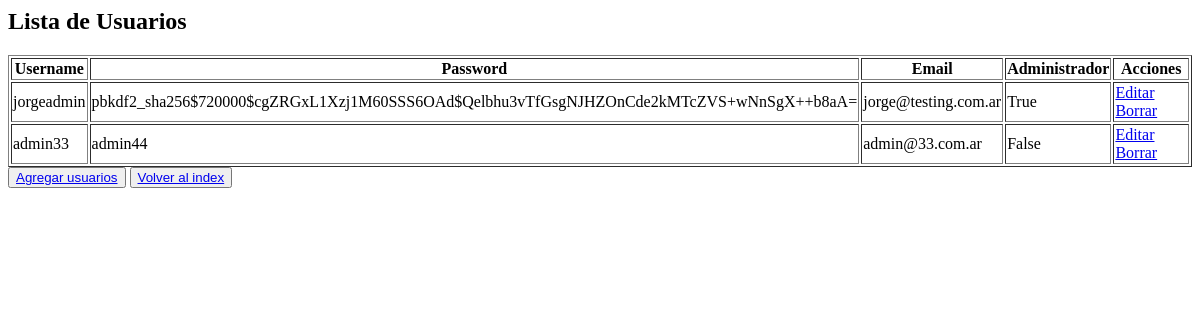
Page /administrar_usuarios/ on the earlier database version.
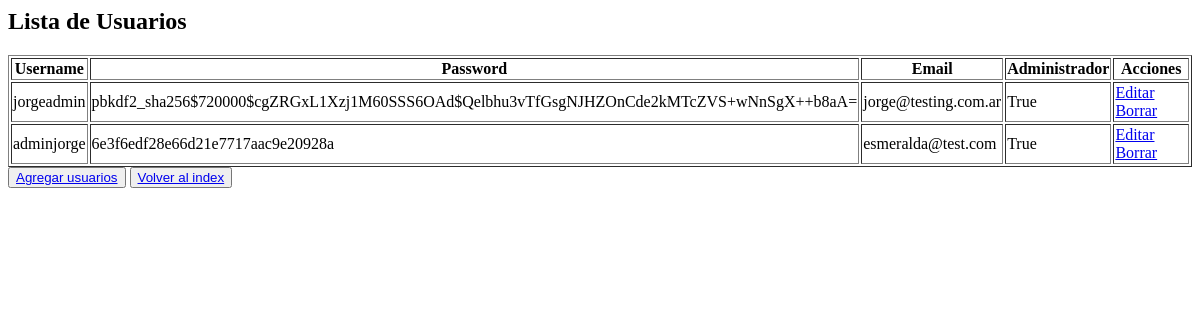
Same page on the later database version.
### Proyecto_Final_Python_App/models.py (models this page shows, shortened)
class UsuarioEstandar(AbstractUser):
    objects = UsuarioEstandarManager()

### Proyecto_Final_Python_App/views.py (the view)
# urls.py: path('administrar_usuarios/', administrar_usuarios, name='administrar_usuarios'),
def administrar_usuarios(request):
    usuarios = UsuarioEstandar.objects.all()
    return render(request, 'administrar_usuarios.html', {'usuarios': usuarios})

### Proyecto_Final_Python_App/templates/administrar_usuarios.html (shortened to what this page needs)
<html lang="en">
<head>
</head>
<body>
<h2>Lista de Usuarios</h2>
<table border="1">
    <thead>
        <tr>
            <th>Username</th>
            <th>Password</th>
            <th>Email</th>
            <th>Administrador</th>
            <th>Acciones</th>
        </tr>
    </thead>
    <tbody>
        {% for usuario in usuarios %}
        <tr>
            <td>{{ usuario.username }}</td>
            <td>{{ usuario.password }}</td>
            <td>{{ usuario.email }}
            <td>{{ usuario.is_superuser }}</td>
            <td>
                <a href="{% url 'editar_usuario' usuario.username %}">Editar</a>
                <a href="{% url 'borrar_usuario' usuario.username %}">Borrar</a>
            </td>
        </tr>
        {% endfor %}
    </tbody>
</table>
    <button type='submit'><a href="{% url 'agregar_usuarios' %}">Agregar usuarios</a></button>
    <button type='submit'><a href="{% url 'index' %}">Volver al index</a></button>
</body>
</html>

Differences in the rows shown:
removed UsuarioEstandar: username "admin33", password "admin44", email "admin@33.com.ar", is_superuser "False"
added UsuarioEstandar: username "adminjorge", password "6e3f6edf28e66d21e7717aac9e20928a", email "esmeralda@test.com", is_superuser "True"
